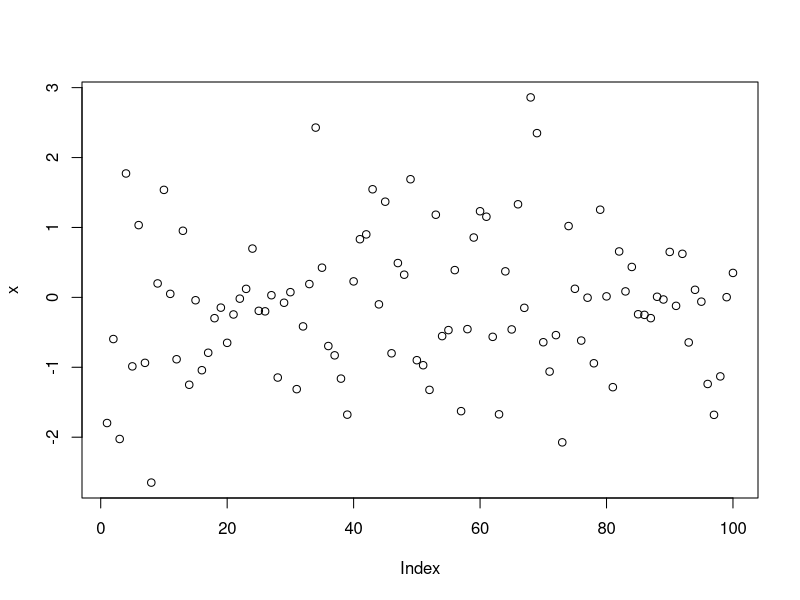

Generate this figure with R:
savePDF <- function(plotCall, filename, ...) {
    # plotCall: barmely plot(...) 
    # filename: file neve, helye

    pdf(filename)
    plotCall
    dev.off()
}

x <- rnorm(100)
savePDF(plot(x), "rnorm.pdf")
